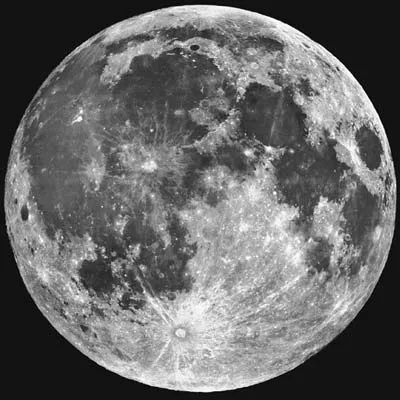
#> input picture 0510/images/moon.png, 400 x 400 px
$ python opencv_tutorial.py
#> lines starting #> are read from the running program, lines starting #| are printed output that depends on the picture
import cv2
print(cv2.__version__)
from matplotlib import pyplot as plt
image = cv2.imread("./images/moon.png",cv2.IMREAD_UNCHANGED)
#> image is the input picture: shape (400, 400, 3); mean B, G, R 104.7, 104.7, 104.7
# [7 lines of commented-out code are left out]
(h,w) = image.shape[:2]
#> h = 400; w = 400
center= (w/2,h/2)
#> center = (200, 200)
for i in range(1,360,10):
    M= cv2.getRotationMatrix2D(center,i,1.0)
    img90=cv2.warpAffine(image, M,(h,w))
    plt.imsave('1r'+str(i)+'.png',img90)
#> this loop made 36 passes
#> pass 1, `img90=cv2.warpAffine(image, M,(h,w))`:
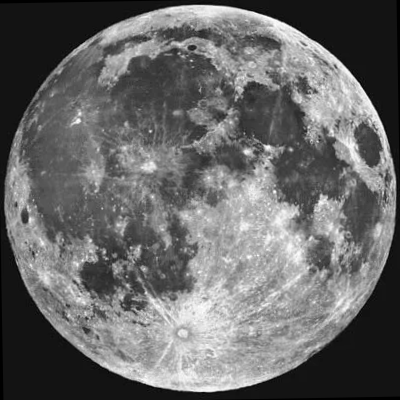
#> img90: shape (400, 400, 3); mean B, G, R 104.6, 104.6, 104.6
#> pass 2, `img90=cv2.warpAffine(image, M,(h,w))`:
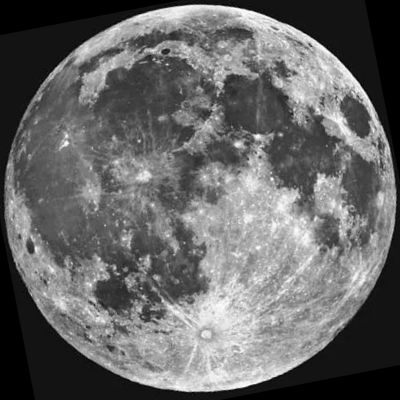
#> img90: shape (400, 400, 3); mean B, G, R 103.2, 103.2, 103.2
#> pass 3, `img90=cv2.warpAffine(image, M,(h,w))`:
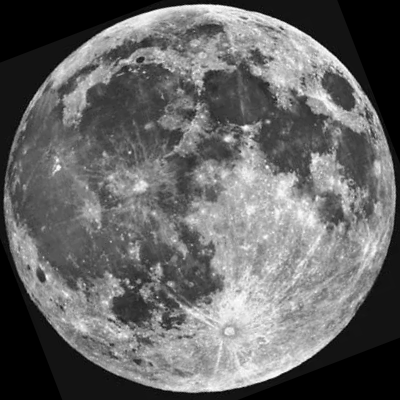
#> img90: shape (400, 400, 3); mean B, G, R 102.3, 102.3, 102.3
# cv2.imshow("Moon",image)
print("완료")
cv2.waitKey(0)
cv2.destroyAllWindows()
